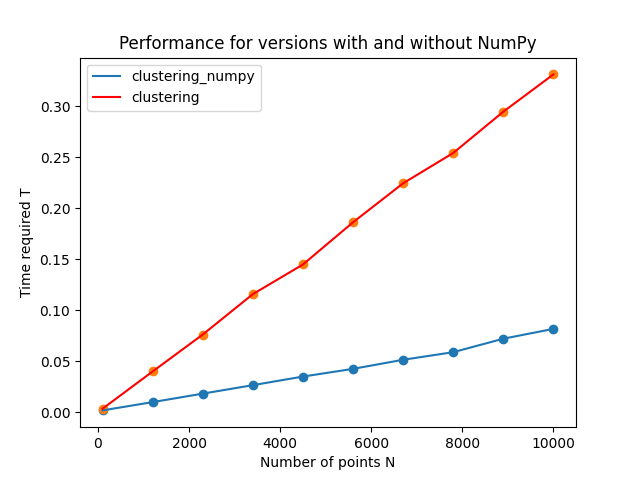

Write the Python code that produced this figure.
import numpy as np
from timeit import timeit
from matplotlib import pyplot as plt
from pathlib import Path
import sys

sys.path.append('..')
import clustering_numpy
import clustering


# Version of cluster with numpy
def with_np(data: np.ndarray, clusters: int = 3, iterations: int = 10):
    """
    Perform the numpy version where return is unnecessary

    Parameters
    ----------
    data: np.ndarray
        Dataset loaded from the csv file, which is an array

    clusters : int, optional
        Number of clusters to divide the dataset into, default is 3

    iterations : int, optional
        Number of iterations to upload the centres, default is 10
    """
    alloc, centres = clustering_numpy.cluster(data, clusters, iterations)
    pass


# Version of cluster without numpy
def without_np(data: np.ndarray, clusters: int = 3, iterations: int = 10):
    """
    Perform the without numpy version where return is unnecessary

    Parameters
    ----------
    data : np.ndarray
        Dataset loaded from the csv file, which is an array

    clusters : int, optional
        Number of clusters to divide the dataset into, default is 3

    iterations : int, optional
        Number of iterations to upload the centres, default is 10
    """
    alloc, centres = clustering.cluster(data, clusters, iterations)
    pass


# Compare the performance of above two function
def save_figure(filename: Path):
    """
    Load dataset from the csv file and use those data to measure the performance

    Parameters
    ----------
    filename : Path
        A given Path, such as '../samples.csv'
    """
    T_np, T_non = np.zeros(10), np.zeros(10)
    data = clustering_numpy.load_data(filename)
    # Enlarge dataset by 30 times
    data_full = np.array(list(data) * 34)
    # Set ten different sizes of dataset.
    N = np.linspace(100, 10000, 10, dtype=int)
    for i in range(10):
        T_np[i] = timeit(lambda: with_np(data_full[:N[i]]), number=1)
        T_non[i] = timeit(lambda: without_np(data_full[:N[i]]), number=1)

    # Using a single plot for both versions
    plt.figure()
    plt.scatter(N, T_np)
    plt.plot(N, T_np, label='clustering_numpy')
    plt.scatter(N, T_non)
    plt.plot(N, T_non, 'r-', label='clustering')
    plt.title('Performance for versions with and without NumPy')
    plt.xlabel('Number of points N')
    plt.ylabel('Time required T')
    plt.legend()
    save_name = 'performance.png'
    plt.savefig(save_name)


if __name__ == "__main__":
    save_figure('../samples.csv')
